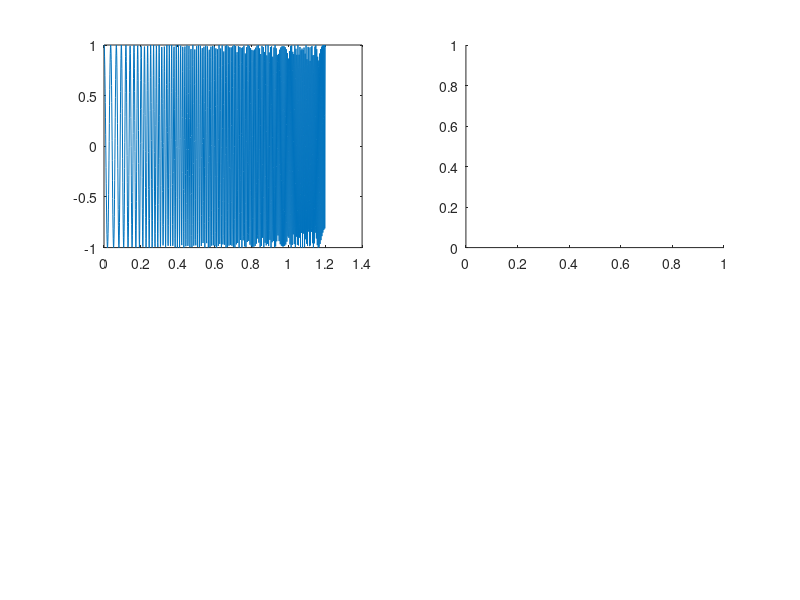

This figure's MATLAB source: (Note: this script raises an error after producing the figure.)
t= 0:0.001:1.2; % 1.2 sec @ 1kHz sample rate
fo=25; f1=200; % Start at 25 Hz, go up to 200 Hz at 1.2 sec
y=chirp(t,fo,1.2,f1);
subplot(2,2,1); plot(t, y)
subplot(2,2,2); spectrogram(y);% uses DSP Toolbox
subplot(2,2,3); spectrogram(y,256,200,256,1000);
subplot(2,2,4); spectrogram(y,256,100,128,1000);